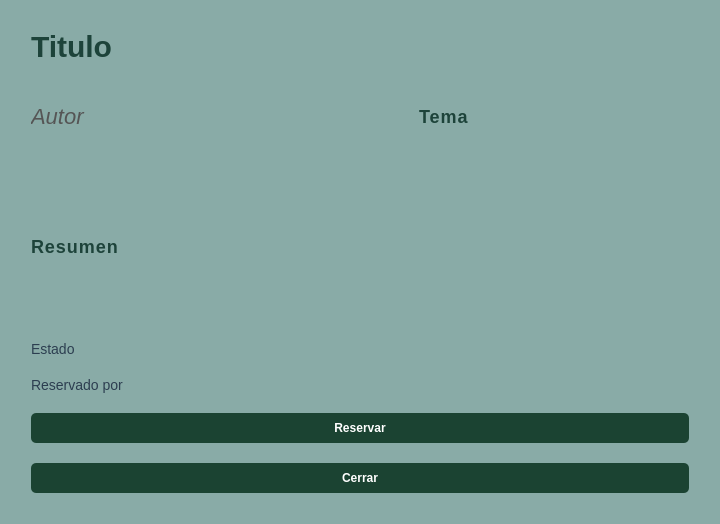
<?xml version="1.0" encoding="UTF-8"?>
<ui version="4.0">
 <class>Dialog</class>
 <widget class="QDialog" name="Dialog">
  <property name="geometry">
   <rect>
    <x>0</x>
    <y>0</y>
    <width>720</width>
    <height>510</height>
   </rect>
  </property>
  <property name="sizePolicy">
   <sizepolicy hsizetype="Minimum" vsizetype="Preferred">
    <horstretch>0</horstretch>
    <verstretch>0</verstretch>
   </sizepolicy>
  </property>
  <property name="minimumSize">
   <size>
    <width>720</width>
    <height>510</height>
   </size>
  </property>
  <property name="maximumSize">
   <size>
    <width>720</width>
    <height>510</height>
   </size>
  </property>
  <property name="windowTitle">
   <string>Dialog</string>
  </property>
  <property name="styleSheet">
   <string notr="true">#Dialog {
    background-color: #89ABA7;
}

QLabel {
    font-family: &quot;Segoe UI&quot;, &quot;Roboto&quot;, &quot;Helvetica&quot;;
    color: #2C3E50;
    font-size: 14px;
}


#linea_titulo {
    font-size: 30px;
    font-weight: bold;
    color: #1D433A; 
}

#linea_autor {
    font-size: 22px;
    font-style: italic;
    color: #555555;
}

#linea_tema, #linea_resumen {
    font-weight: bold;
    text-transform: uppercase;
    font-size: 18px;
    letter-spacing: 1px;
    color: #1D433A;
}</string>
  </property>
  <layout class="QHBoxLayout" name="horizontalLayout_5">
   <property name="sizeConstraint">
    <enum>QLayout::SetMinimumSize</enum>
   </property>
   <item>
    <layout class="QVBoxLayout" name="verticalLayout_2">
     <property name="spacing">
      <number>20</number>
     </property>
     <property name="sizeConstraint">
      <enum>QLayout::SetDefaultConstraint</enum>
     </property>
     <property name="leftMargin">
      <number>20</number>
     </property>
     <property name="topMargin">
      <number>20</number>
     </property>
     <property name="rightMargin">
      <number>20</number>
     </property>
     <property name="bottomMargin">
      <number>20</number>
     </property>
     <item>
      <widget class="QLabel" name="linea_titulo">
       <property name="maximumSize">
        <size>
         <width>16777215</width>
         <height>30</height>
        </size>
       </property>
       <property name="text">
        <string>Titulo</string>
       </property>
      </widget>
     </item>
     <item>
      <layout class="QHBoxLayout" name="horizontalLayout_11">
       <property name="topMargin">
        <number>20</number>
       </property>
       <property name="bottomMargin">
        <number>20</number>
       </property>
       <item>
        <widget class="QLabel" name="linea_autor">
         <property name="minimumSize">
          <size>
           <width>0</width>
           <height>30</height>
          </size>
         </property>
         <property name="maximumSize">
          <size>
           <width>16777215</width>
           <height>30</height>
          </size>
         </property>
         <property name="text">
          <string>Autor</string>
         </property>
        </widget>
       </item>
       <item>
        <widget class="QLabel" name="linea_tema">
         <property name="minimumSize">
          <size>
           <width>0</width>
           <height>30</height>
          </size>
         </property>
         <property name="maximumSize">
          <size>
           <width>270</width>
           <height>30</height>
          </size>
         </property>
         <property name="text">
          <string>Tema</string>
         </property>
        </widget>
       </item>
      </layout>
     </item>
     <item>
      <widget class="QLabel" name="linea_resumen">
       <property name="minimumSize">
        <size>
         <width>650</width>
         <height>150</height>
        </size>
       </property>
       <property name="maximumSize">
        <size>
         <width>16777215</width>
         <height>150</height>
        </size>
       </property>
       <property name="text">
        <string>Resumen</string>
       </property>
       <property name="wordWrap">
        <bool>true</bool>
       </property>
      </widget>
     </item>
     <item>
      <widget class="QLabel" name="linea_estado">
       <property name="maximumSize">
        <size>
         <width>16777215</width>
         <height>30</height>
        </size>
       </property>
       <property name="text">
        <string>Estado</string>
       </property>
      </widget>
     </item>
     <item>
      <widget class="QLabel" name="linea_estudiante">
       <property name="text">
        <string>Reservado por</string>
       </property>
      </widget>
     </item>
     <item>
      <widget class="QPushButton" name="boton_reserva">
       <property name="styleSheet">
        <string notr="true">QPushButton {
    background-color: #1B4332; 
    color: white;  
    border-radius: 5px; 
    padding: 8px;  
    font-weight: bold;
}

QPushButton:hover {
    background-color: #2D6A4F; 
}

QPushButton:pressed {
    background-color: #081C15; 
}</string>
       </property>
       <property name="text">
        <string>Reservar</string>
       </property>
      </widget>
     </item>
     <item>
      <widget class="QPushButton" name="boton_cerrar">
       <property name="styleSheet">
        <string notr="true">QPushButton {
    background-color: #1B4332; 
    color: white;  
    border-radius: 5px; 
    padding: 8px;  
    font-weight: bold;
}

QPushButton:hover {
    background-color: #2D6A4F; 
}

QPushButton:pressed {
    background-color: #081C15; 
}</string>
       </property>
       <property name="text">
        <string>Cerrar</string>
       </property>
      </widget>
     </item>
    </layout>
   </item>
  </layout>
 </widget>
 <resources/>
 <connections/>
</ui>
